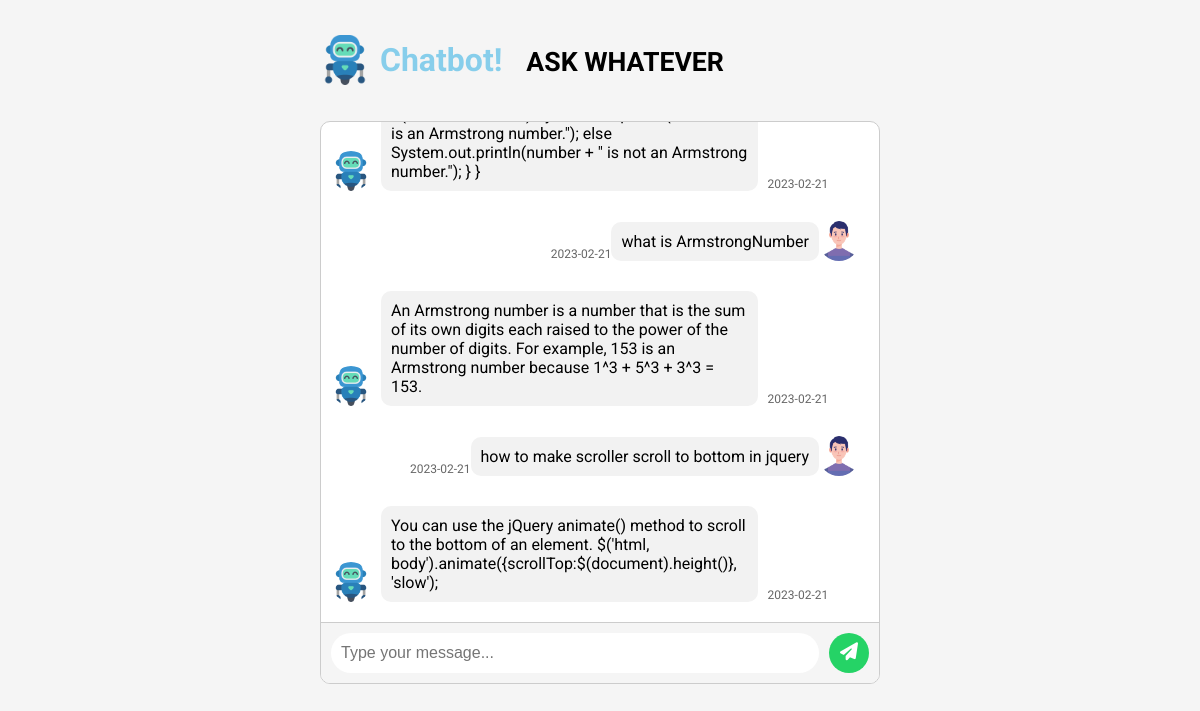
The page / on the database its author committed.
### tables this page shows
CREATE TABLE `chat_data` (
  `id` int(50) NOT NULL,
  `message_send` longtext NOT NULL,
  `send_date` date NOT NULL,
  `message_recived` longtext NOT NULL,
  `recived_date` date NOT NULL
);

### index.php (the view, shortened to what this page needs)
<!DOCTYPE html>
<html lang="en">
<head>
  <link rel="stylesheet" href="https://cdnjs.cloudflare.com/ajax/libs/font-awesome/6.3.0/css/all.min.css" />
   <link rel="stylesheet" href="./css/style.css">
</head>
<body>
  <div class="container">
    <div class="header">
      <img src="img\robot.png" alt="Chatbot Logo">
      <h1> <span style="color: skyblue;padding-right: 1rem;"> Chatbot! </span><small> ASK WHATEVER</SMALL></h1>
    </div>
    <div class="chat-box">
      <div class="messages">
        <?php
        include_once('config/api.php');
        $sql = "SELECT * FROM `chat_data`";
        $result = $conn->query($sql);
        if ($result->num_rows > 0) {
          while ($row = $result->fetch_assoc()) {
        ?>
            <div class="message sent">
              <div class="avatar"><img src="img\boy.png" alt="User Avatar"></div>
              <div class="text"><?= $row["message_send"] ?></div>
              <div class="time"><?= $row["send_date"] ?></div>
            </div>
            <div class="message received">
              <div class="avatar"><img src="img/robot.png" alt="User Avatar"></div>
              <div class="text"><?= $row["message_recived"] ?></div>
              <div class="time"><?= $row["recived_date"] ?></div>
            </div>
        <?php
          }
        } else {
          echo "0 results";
        }
        ?>
      </div>
      <form  method="post" id="form1">
        <div class="input-box">
          <input type="text" class="message-input" name="question" placeholder="Type your message..." required>
          <button type="submit" class="send-button" name="search" id="search"><i class="fa fa-paper-plane"></i><img src="./img/dots-loading.gif" class="dot-img hide"> </button>
        </div>
      </form>
    </div>
  </div>
</body>
</html>

### css/style.css (style rules this page uses)
* { box-sizing: border-box; }
body { margin: 0; padding: 0; font-family: 'Roboto', sans-serif; background-color: #f5f5f5; }
.container { max-width: 600px; margin: 0 auto; padding: 20px; }
.header { display: flex; align-items: center; margin-bottom: 20px; }
.header img { width: 50px; height: 50px; margin-right: 10px; }
.chat-box { background-color: #fff; border: 1px solid #ccc; border-radius: 10px; overflow: hidden; }
.messages { max-height: 500px; overflow-y: auto; }
.message.received { flex-direction: row; }
.message.sent { flex-direction: row-reverse; }
.input-box { display: flex; align-items: center; padding: 10px; background-color: #f5f5f5; border-top: 1px solid #ccc; }
.message-input { flex-grow: 1; height: 40px; padding: 10px; border: none; border-radius: 20px; outline: none; font-size: 16px; }
.send-button { width: 40px; height: 40px; border: none; border-radius: 50%; background-color: #25D366; color: #fff; font-size: 18px; margin-left: 10px; cursor: pointer; }

### rows shown on the page
chat_data: recived_date "2023-02-21"
chat_data: message_send "what is ArmstrongNumber", send_date "2023-02-21", message_recived "An Armstrong number is a number that is the sum of its own digits each raised to the power of the number of digits. For example, 153 is an Armstrong number because 1^3 + 5^3 + 3^3 = 153.", recived_date "2023-02-21"
chat_data: message_send "how to make scroller scroll to bottom in jquery", send_date "2023-02-21", message_recived "You can use the jQuery animate() method to scroll to the bottom of an element. $('html, body').animate({scrollTop:$(document).height()}, 'slow');", recived_date "2023-02-21"
